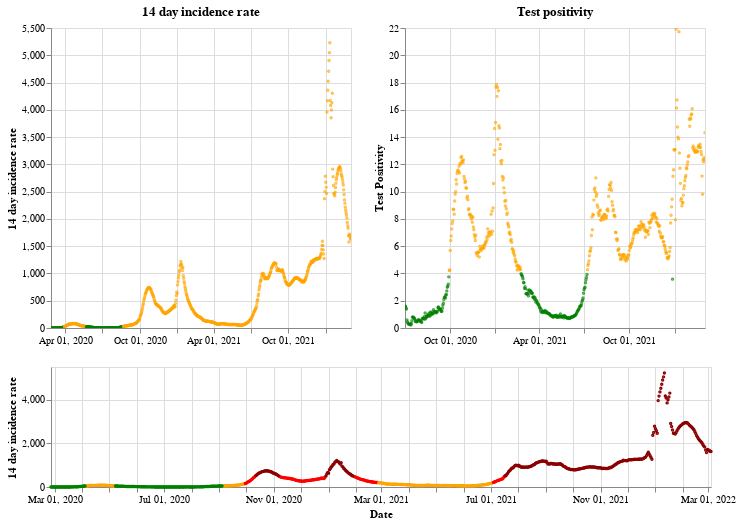

The cell this chart's notebook holds for it:
### Markdown cell above
## Northern Ireland

### Code cell
plot_traffic_light('Northern Ireland')

### Figure 1 — Vega-Lite specification as saved in the notebook (floating-point values rounded to 4 significant figures; data arrays with more than 128 entries replaced by an {"elided": "..."} marker saying what was removed)
{"config": {"view": {"continuousWidth": 400, "continuousHeight": 300}}, "vconcat": [{"hconcat": [{"mark": {"type": "point", "size": 2}, "encoding": {"color": {"condition": {"value": "green", "test": "(datum.twoWeeklyCasesRate <= 25)"}, "value": "orange"}, "tooltip": [{"type": "nominal", "field": "areaName"}, {"type": "temporal", "field": "date"}, {"type": "quantitative", "field": "twoWeeklyCasesRate"}, {"type": "quantitative", "field": "testPositivity"}], "x": {"type": "temporal", "axis": {"title": ""}, "field": "date", "scale": {"domain": {"selection": "DateBrush"}}, "timeUnit": "yearmonthdate"}, "y": {"type": "quantitative", "axis": {"title": "14 day incidence rate"}, "field": "twoWeeklyCasesRate"}}, "title": "14 day incidence rate", "width": 300}, {"mark": {"type": "point", "size": 2}, "encoding": {"color": {"condition": {"value": "green", "test": "(datum.testPositivity <= 4)"}, "value": "orange"}, "tooltip": [{"type": "nominal", "field": "areaName"}, {"type": "temporal", "field": "date"}, {"type": "quantitative", "field": "twoWeeklyCasesRate"}, {"type": "quantitative", "field": "testPositivity"}], "x": {"type": "temporal", "axis": {"title": ""}, "field": "date", "scale": {"domain": {"selection": "DateBrush"}}, "timeUnit": "yearmonthdate"}, "y": {"type": "quantitative", "axis": {"title": "Test Positivity"}, "field": "testPositivity"}}, "title": "Test positivity", "width": 300}]}, {"layer": [{"mark": {"type": "point", "size": 2}, "encoding": {"color": {"condition": {"value": "orange", "test": "(((datum.testPositivity < 4) && (datum.twoWeeklyCasesRate >= 50)) && (datum.twoWeeklyCasesRate < 200))"}, "value": "red"}, "opacity": {"condition": {"value": 1, "test": "((datum.twoWeeklyCasesRate >= 50) && (datum.twoWeeklyCasesRate < 500))"}, "value": 0}, "tooltip": [{"type": "nominal", "field": "areaName"}, {"type": "temporal", "field": "date"}, {"type": "quantitative", "field": "twoWeeklyCasesRate"}, {"type": "quantitative", "field": "testPositivity"}], "x": {"type": "temporal", "axis": {"title": "Date"}, "field": "date", "timeUnit": "yearmonthdate"}, "y": {"type": "quantitative", "axis": {"title": "14 day incidence rate"}, "field": "twoWeeklyCasesRate"}}, "selection": {"DateBrush": {"type": "interval", "encodings": ["x"], "fields": ["Time"]}}}, {"mark": {"type": "point", "size": 2}, "encoding": {"color": {"value": "darkred"}, "opacity": {"condition": {"value": 1, "test": "(datum.twoWeeklyCasesRate >= 500)"}, "value": 0}, "tooltip": [{"type": "nominal", "field": "areaName"}, {"type": "temporal", "field": "date"}, {"type": "quantitative", "field": "twoWeeklyCasesRate"}, {"type": "quantitative", "field": "testPositivity"}], "x": {"type": "temporal", "axis": {"title": "Date"}, "field": "date", "timeUnit": "yearmonthdate"}, "y": {"type": "quantitative", "axis": {"title": "14 day incidence rate"}, "field": "twoWeeklyCasesRate"}}}, {"mark": {"type": "point", "size": 2}, "encoding": {"color": {"condition": {"value": "green", "test": "((datum.testPositivity < 4) && (datum.twoWeeklyCasesRate < 50))"}, "value": "orange"}, "opacity": {"condition": {"value": 1, "test": "(datum.twoWeeklyCasesRate < 50)"}, "value": 0}, "tooltip": [{"type": "nominal", "field": "areaName"}, {"type": "temporal", "field": "date"}, {"type": "quantitative", "field": "twoWeeklyCasesRate"}, {"type": "quantitative", "field": "testPositivity"}], "x": {"type": "temporal", "axis": {"title": "Date"}, "field": "date", "timeUnit": "yearmonthdate"}, "y": {"type": "quantitative", "axis": {"title": "14 day incidence rate"}, "field": "twoWeeklyCasesRate"}}}], "height": 120, "width": 660}], "data": {"name": "data-28064700ce9c4e8f9df73763dbb82621"}, "$schema": "https://vega.github.io/schema/vega-lite/v4.8.1.json", "datasets": {"data-28064700ce9c4e8f9df73763dbb82621": {"elided": "738 records"}}}
